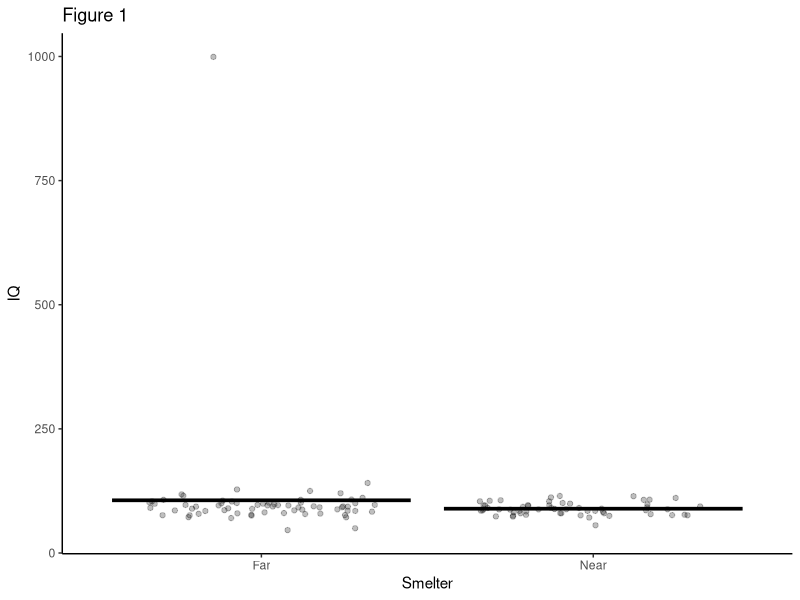

This figure's R source:
## ---- chunk 1
knitr::opts_chunk$set(echo = TRUE)
## ---- chunk 2
library(tidyverse)
## ---- chunk 3
lead <- read_csv("../DataRaw/lead-iq-01.csv", show_col_types = FALSE)
## ---- chunk 4
set.seed(1)

(
  ggplot(data = lead, aes(x = Smelter, y = IQ))
  + geom_jitter(width = 0.35, alpha = 0.25)
  + stat_summary(fun = mean, geom = "crossbar")
  + labs(title = "Figure 1")
  + theme_classic()
)
## ---- chunk 5
(
  lead
  %>% summarise(
    .by = Smelter,
    `Mean IQ` = mean(IQ) %>% round(2),
    `SD IQ` = sd(IQ) %>% round(2)
  )
) -> summaries

knitr::kable(summaries, format = "pipe", padding = 2, caption = "Table 1: Means and SDs")
